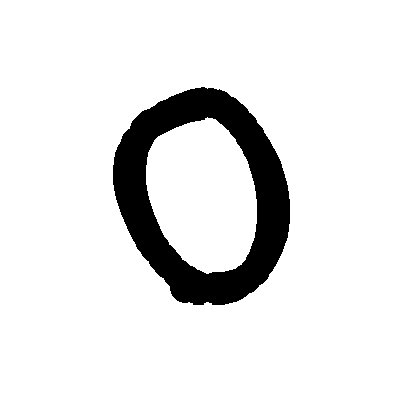
#> input picture data/to_predict.jpg, 400 x 400 px
$ python -i utility.py   (imports and definitions only)
#> lines starting #> are read from the running program, lines starting #| are printed output that depends on the picture; after the words box and inside, x2 and y2 are one past the last pixel; in counts of white or black regions, pixels touching at a corner belong together
#> further down, picture is the input picture: shape (400, 400, 3); min 0, max 255, mean 229.6
import cv2

def pos_add(p1, p2):
    return (p1[0] + p2[0], p1[1] + p2[1])

def squared_dist(p1, p2):
    return ((p1[0] - p2[0]) ** 2) + ((p1[1] - p2[1]) ** 2)

def collision_point_rect(point, rect):
    if (point[0] > rect.x and point[0] < rect.x + rect.width and
        point[1] > rect.y and point[1] < rect.y + rect.height):
        return True
    return False

def modify_images(img): # AINDA NÃO ESTÁ SENDO UTILIZADA
    # Função usada para modificar os dados na coleta de dados
    # e também para a imagem para prever.
    # Imagens recebidas serão exclusivamente quadradas

    # 0. Deixa em grayscale
    new_img = cv2.cvtColor(img, cv2.COLOR_RGB2GRAY)

    # 1. Threshold (Imagem binária: fundo=0; tinta=1)
    _, new_img = cv2.threshold(new_img, 127, 1, cv2.THRESH_BINARY_INV)
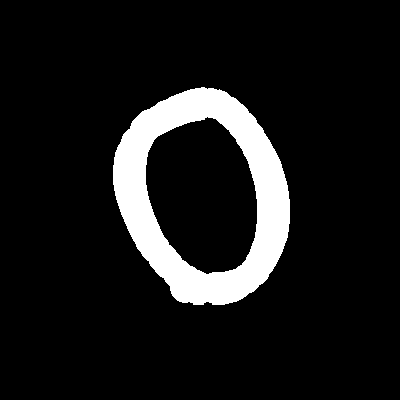
#> new_img: shape (400, 400); values 0 (black) and 1 (white), 9.9% white; 1 white region, box (x1, y1, x2, y2) and area: (113, 87, 290, 305) 15917

    # 2. Crop (para deixar o número mais centralizado e maior)
    # 2.1 Canto superior esquerdo
    shrink = True
    while shrink:
        # Vê se tocou no desenho
        for i in range(len(new_img)):
            if new_img[0][i] == 1 or new_img[i][0] == 1:
                shrink = False
        # Diminui
        if len(new_img) <= 1: # Deve ser uma imagem em branco; sai.
            shrink = False
        elif shrink: # Se o lado do quadrado for maior que 1, pode "shrinkar"
            new_img = new_img[1:, 1:]
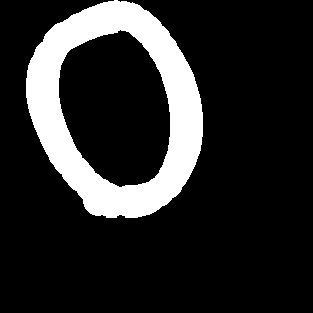
#> new_img: shape (313, 313); values 0 (black) and 1 (white), 16.2% white; 1 white region, box (x1, y1, x2, y2) and area: (26, 0, 203, 218) 15917
    # 2.2 Canto superior direito
    shrink = True
    while shrink:
        # Vê se tocou no desenho
        for i in range(len(new_img)):
            if new_img[0][i] == 1 or new_img[i][-1] == 1:
                shrink = False
        # Diminui
        if len(new_img) <= 1: # Deve ser uma imagem em branco; sai.
            shrink = False
        elif shrink:
            new_img = new_img[1:, :-1] # -1 no topo, -1 da direita
    # 2.3 Canto inferior esquerdo
    shrink = True
    while shrink:
        for i in range(len(new_img)):
            if new_img[-1][i] == 1 or new_img[i][0] == 1:
                shrink = False
        if len(new_img) <= 1: # Deve ser uma imagem em branco; sai.
            shrink = False
        elif shrink:
            new_img = new_img[:-1, 1:]
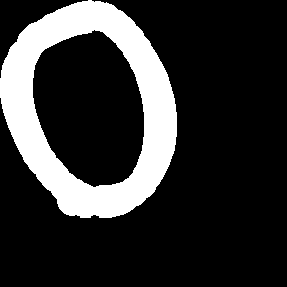
#> new_img: shape (287, 287); values 0 (black) and 1 (white), 19.3% white; 1 white region, box (x1, y1, x2, y2) and area: (0, 0, 177, 218) 15917
    # 2.4 Canto inferior direito
    shrink = True
    while shrink:
        for i in range(len(new_img)):
            if new_img[-1][i] == 1 or new_img[i][-1] == 1:
                shrink = False
        if len(new_img) <= 1: # Deve ser uma imagem em branco; sai.
            shrink = False
        elif shrink:
            new_img = new_img[:-1, :-1]
#> this loop made 70 passes
#> pass 1, in modify_images, `new_img = new_img[:-1, :-1]`:
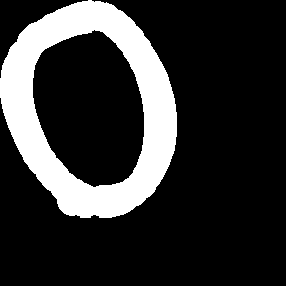
#> new_img: shape (286, 286); values 0 (black) and 1 (white), 19.5% white; 1 white region, box (x1, y1, x2, y2) and area: (0, 0, 177, 218) 15917
#> pass 3, in modify_images, `new_img = new_img[:-1, :-1]`:
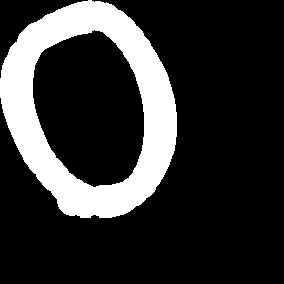
#> new_img: shape (284, 284); values 0 (black) and 1 (white), 19.7% white; 1 white region, box (x1, y1, x2, y2) and area: (0, 0, 177, 218) 15917
#> after the loop:
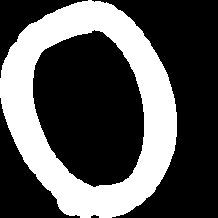
#> new_img: shape (218, 218); values 0 (black) and 1 (white), 33.5% white; 1 white region, box (x1, y1, x2, y2) and area: (0, 0, 177, 218) 15917

    # 3. Resize (Para o treino não ser muito demorado, mas ainda ser possível
    #            identificar os números).
    new_img = cv2.resize(new_img, (50, 50), interpolation=cv2.INTER_CUBIC)
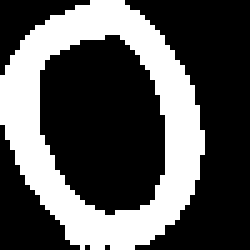
#> new_img: shape (50, 50) (shown 5 times larger); values 0 (black) and 1 (white), 33.5% white; 1 white region, box (x1, y1, x2, y2) and area: (0, 0, 41, 50) 837

    return new_img

>>> import cv2
>>> picture = cv2.cvtColor(cv2.imread('../data/to_predict.jpg'), cv2.COLOR_BGR2RGB)
>>> result = modify_images(picture)
